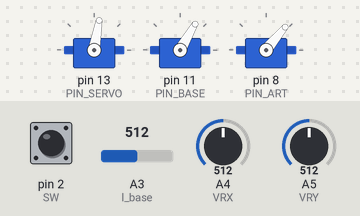
Bench run of a sketch on a simulated Arduino Uno, built with avr-gcc and run on an emulated ATmega328P. Shown: 3 × servo. The inputs (shaded band) are chosen by the test bench; at power-on: A3 (l_base) = 512, A4 (VRX) = 512, A5 (VRY) = 512, pin 2 (SW) HIGH.

Above: at 1.2 s.
1.3 s: A3 (l_base) set to 480
At 2.1 s:
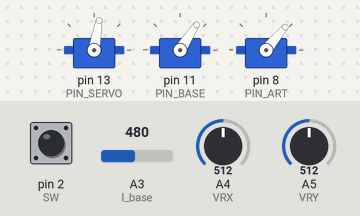
2.8 s: A4 (VRX) set to 560
At 4.0 s:
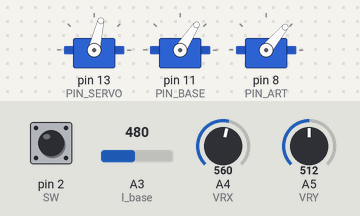
4.3 s: A5 (VRY) set to 900
At 5.5 s:
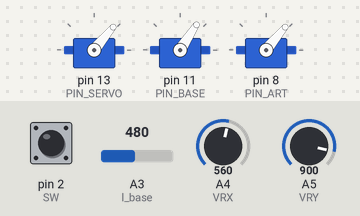
5.8 s: pin 2 (SW) pulled LOW for 3.2 s
At 6.4 s:
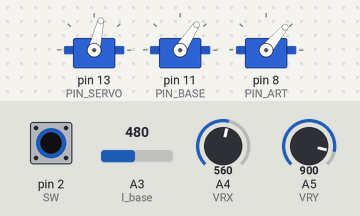
Timing chart, 0 to 10.5 s (numbered marks = the images above; inputs shaded):
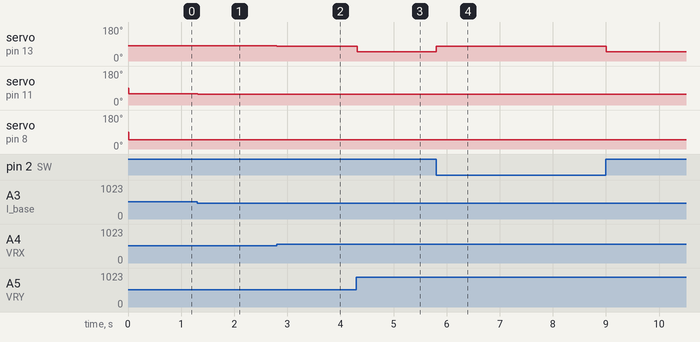

The sketch:

Braco_robo.ino
```cpp
/*
     CÓDIGO:  Braço Robô
     AUTOR:   Guilherme Silva De Souza
     SKETCH:  Braço Robô
     DATA:    11/06/20
*/

#include <Servo.h> //Inclui biblioteca para servo motor

const int SW = 2;                 // Pino para o botão do joystick
const int PIN_SERVO = 13;         // Pino de comandos para o servo motor
const int PIN_BASE = 11;
const int PIN_ART = 8;
const int VRX = A4;               // Pino para leitura do eixo X
const int VRY = A5;               // Pino para leitura do eixo Y

const int CLOSE = 120;            // Limite de fechamento do servo
const int OPEN = 40;              // Limite de abertura do servo

int leitura_vrx;                  // Variável de armazenamento do Eixo X
int leitura_vry;                  // Variável de armazenamento do Eixo Y
int leitura_sw;                   // Variável de armazenamento da leitura do botão
int posi_atual = 520;             // Variável de referência
boolean abrir = 0;                // Variável de sentido.
boolean fechar = 0;               // Variável de sentido.

int l_base = A3;
int leitura_base;

int but_art = 4;
int l_art = 50;

Servo servo_motor;
Servo servo_bas;
Servo servo_art;

void setup() {
  pinMode(VRX, INPUT);
  pinMode(VRY, INPUT);
  pinMode(SW, INPUT_PULLUP);
  pinMode(l_base, INPUT);
  pinMode(but_art, INPUT_PULLUP);
  servo_motor.attach(PIN_SERVO);
  servo_bas.attach(PIN_BASE);
  servo_art.attach(PIN_ART);
}

void loop() {

  leitura_vry = analogRead(VRY);
  leitura_vrx = analogRead(VRX);
  leitura_vrx = map(leitura_vrx, 0, 1023, CLOSE, OPEN);  // Converte valor do potenciometro
  servo_motor.write(leitura_vrx); // Aciona servo motor, com base na leitura do eixo x
  delay(10);
  //Verificação da posição do joytick
  if (leitura_vry >= 550) {
    abrir = 1; // Seta a flag caso o movimento do joystick indicar uma tendencia de abertura
  }
  else if (leitura_vry <= 490) {
    fechar = 1; // Seta a flag caso o movimento do joystick indicar uma tendencia de fechamento
  }
  while (abrir == 1) { // Executa os comando que estiverem dentro das chaves
    leitura_vry = analogRead(VRY);
    leitura_sw = digitalRead(SW);

    if (leitura_sw == HIGH) { // Verifica o botão
      // Verifica a posição da garra
      if (leitura_vry > posi_atual) { // Se a posição da garra for maior que a posição anterior
        posi_atual = leitura_vry; // Atualiza a varivel de posição
        leitura_vry = map(leitura_vry, 0, 1023, CLOSE, OPEN);
        servo_motor.write(leitura_vry);
      }
    }
    // Atualiza a flag e a posiçao da garra se o botao for pressionado
    else {
      abrir = 0;
      posi_atual = 520;
    }
  }

  while (fechar == 1) { // Executa os comando que estiverem dentro das chaves
    leitura_vry = analogRead(VRY);
    leitura_sw = digitalRead(SW);

    if (leitura_sw == HIGH) { // Verifica o botão
      // Verifica a posição da garra
      if (leitura_vry < posi_atual) { // Se a posição da garra for maior que a posição anterior
        posi_atual = leitura_vry; // Atualiza a varivel de posição
        leitura_vry = map(leitura_vry, 0, 1023, CLOSE, OPEN);
        servo_motor.write(leitura_vry);
      }
    }
    // Atualiza a flag e a posiçao da garra se o botao for pressionado
    else {
      fechar = 0;
      posi_atual = 520;
    }
  }

  leitura_base = analogRead(l_base);
  leitura_base = map(leitura_base, 0, 1023, 20, 100);  // Converte valor do potenciometro
  servo_bas.write(leitura_base); // Aciona servo motor, com base na leitura do eixo x

  servo_art.write(l_art); // Aciona servo motor, com base na leitura do eixo x
}
```

Measured:
- after the input at 1.3 s, servo on pin 11 (PIN_BASE): 60° → 57° at once
- after the input at 2.8 s, servo on pin 13 (PIN_SERVO): 80° → 77° at once
- after the input at 4.3 s, servo on pin 13 (PIN_SERVO): 77° → 50° at once
- after the input at 5.8 s, servo on pin 13 (PIN_SERVO): 50° → 77° at once, → 50° 3.2 s later
